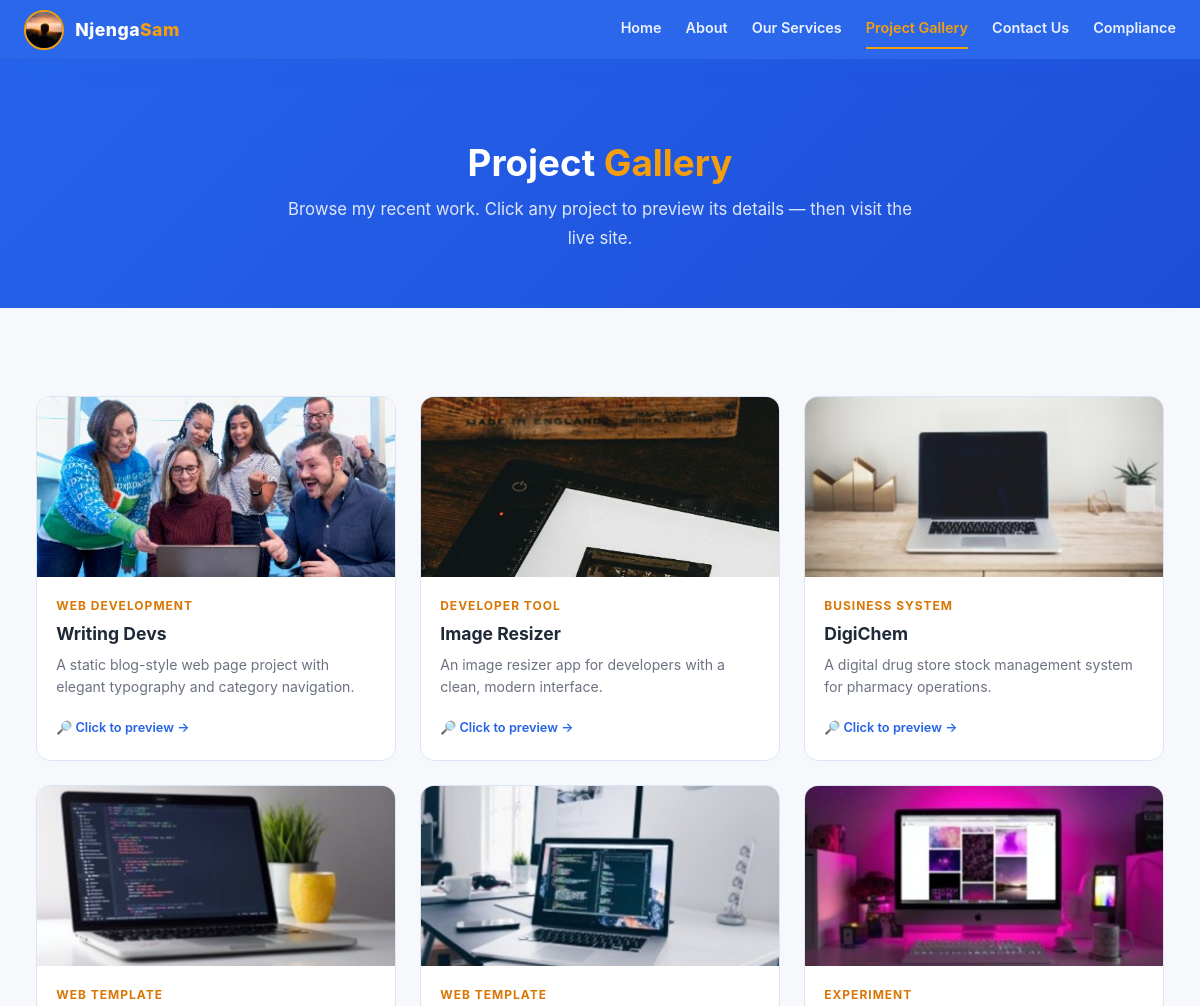
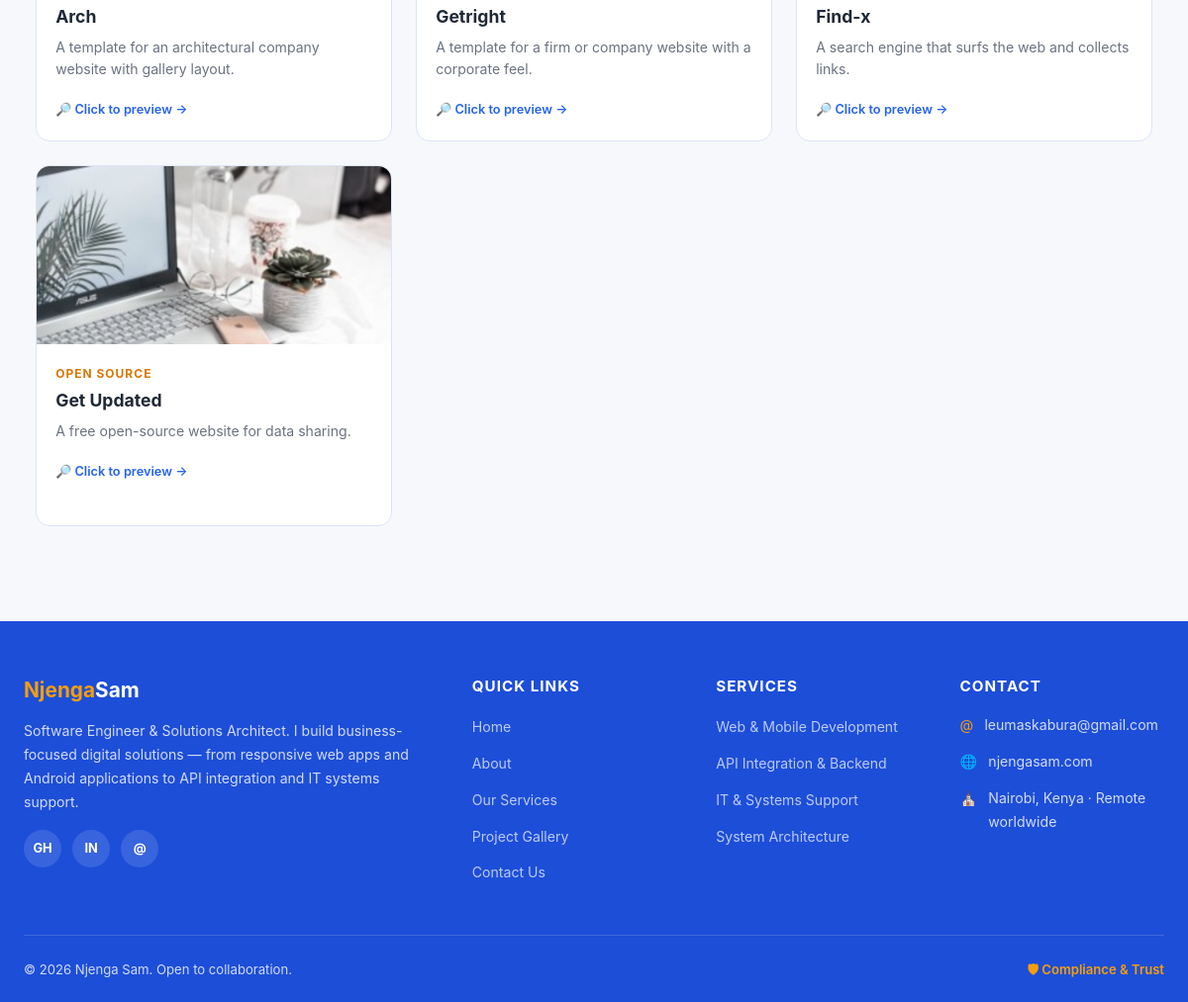
The app's page /projects.php with its own data (2 pictures, top to bottom).
### tables this page shows
CREATE TABLE IF NOT EXISTS projects (
    id INT AUTO_INCREMENT PRIMARY KEY,
    title VARCHAR(255) NOT NULL,
    slug VARCHAR(255) NOT NULL UNIQUE,
    short_desc TEXT,
    full_desc TEXT,
    image VARCHAR(255) DEFAULT NULL,
    url VARCHAR(255) DEFAULT NULL,
    category VARCHAR(100) DEFAULT 'Web Development',
    display_order INT DEFAULT 0,
    is_published TINYINT(1) DEFAULT 1,
    created_at TIMESTAMP DEFAULT CURRENT_TIMESTAMP,
    updated_at TIMESTAMP DEFAULT CURRENT_TIMESTAMP ON UPDATE CURRENT_TIMESTAMP
);

### includes/functions.php (called while the page is built, shortened)
<?php
   function h($str)
   {
       return htmlspecialchars((string)$str, ENT_QUOTES, 'UTF-8');
   }
   function truncateText($text, $length = 120)
   {
       if (strlen($text) <= $length) return $text;
       return substr($text, 0, $length) . '...';
   }
   function getProjects()
   {
       $db = getDB();
       return $db->query("SELECT * FROM projects WHERE is_published = 1 ORDER BY display_order ASC, created_at DESC")->fetchAll();
   }
   function projectImage($filename)
   {
       $base = __DIR__ . '/..';
       $filename = basename($filename);
       if (file_exists($base . '/images/' . $filename)) {
           return SITE_URL . '/images/' . $filename;
       }
       return null;
   }

### projects.php (the view, shortened to what this page needs)
<?php
require_once __DIR__ . '/includes/functions.php';
$projects = getProjects();
include __DIR__ . '/includes/header.php';
?>
<section class="p-page-banner">
    <div class="p-container">
        <h1>Project <span class="p-banner-accent">Gallery</span></h1>
        <p>Browse my recent work. Click any project to preview its details — then visit the live site.</p>
    </div>
</section>
<section class="p-section">
    <div class="p-container">
        <?php if (count($projects) > 0): ?>
        <div class="p-recent-works" style="max-width:100%;max-height:none;">
            <?php foreach ($projects as $project): ?>
            <div class="p-project-card"
                data-project-url="<?php echo SITE_URL; ?>/project.php?slug=<?php echo h($project['slug']); ?>">
                <div class="p-project-thumb">
                    <?php $imgSrc = projectImage($project['image']); ?>
                    <?php if ($imgSrc): ?>
                    <img src="<?php echo h($imgSrc); ?>" alt="<?php echo h($project['title']); ?>" loading="lazy">
                    <?php else: ?>
                    &#128187;
                    <?php endif; ?>
                </div>
                <div class="p-project-body">
                    <div class="p-project-category"><?php echo h($project['category']); ?></div>
                    <h3><?php echo h($project['title']); ?></h3>
                    <p><?php echo h(truncateText($project['short_desc'] ?? $project['full_desc'], 110)); ?></p>
                    <span class="p-project-hint">&#128270; Click to preview &rarr;</span>
                </div>
            </div>
            <?php endforeach; ?>
        </div>
        <?php else: ?>
        <div style="text-align:center;color:var(--text-muted);padding:2rem;">
            <p>No projects yet. Check back soon!</p>
        </div>
        <?php endif; ?>
    </div>
</section>
<?php include __DIR__ . '/includes/footer.php'; ?>

### includes/header.php (shortened to what this page needs)
<?php
require_once __DIR__ . '/functions.php';
$current_page = basename($_SERVER['PHP_SELF']);
?>
<!DOCTYPE html>
<html lang="en">
<head>
    <link rel="stylesheet" href="<?php echo SITE_URL; ?>/css/portfolio.css">
</head>
<body>
    <nav class="p-navbar">
        <div class="p-container">
            <a href="<?php echo SITE_URL; ?>/index.php" class="p-brand">
                <img src="<?php echo SITE_URL; ?>/images/me.jpg" alt="<?php echo SITE_NAME; ?> logo">
                <span>Njenga<span class="p-brand-accent">Sam</span></span>
            </a>
            <div class="p-nav-links">
                <a href="<?php echo SITE_URL; ?>/index.php"
                    class="<?php echo $current_page == 'index.php' ? 'active' : ''; ?>">Home</a>
                <a href="<?php echo SITE_URL; ?>/about.php"
                    class="<?php echo $current_page == 'about.php' ? 'active' : ''; ?>">About</a>
                <a href="<?php echo SITE_URL; ?>/services.php"
                    class="<?php echo $current_page == 'services.php' ? 'active' : ''; ?>">Our Services</a>
                <a href="<?php echo SITE_URL; ?>/projects.php"
                    class="<?php echo $current_page == 'projects.php' || $current_page == 'project.php' ? 'active' : ''; ?>">Project
                    Gallery</a>
                <a href="<?php echo SITE_URL; ?>/contact.php"
                    class="<?php echo $current_page == 'contact.php' ? 'active' : ''; ?>">Contact Us</a>
                <a href="<?php echo SITE_URL; ?>/compliance.php"
                    class="<?php echo $current_page == 'compliance.php' ? 'active' : ''; ?>">Compliance</a>
            </div>
        </div>
    </nav>

### includes/footer.php (shortened to what this page needs)
<footer class="p-footer">
    <div class="p-container">
        <div class="p-footer-grid">
            <div class="p-footer-about">
                <h3><span>Njenga</span>Sam</h3>
                <p>Software Engineer & Solutions Architect. I build business-focused digital solutions — from
                    responsive web apps and Android applications to API integration and IT systems support.</p>
                <div class="p-socials">
                    <a href="https://github.com/aldemas-py" target="_blank" rel="noopener noreferrer"
                        aria-label="GitHub">GH</a>
                    <a href="https://linkedin.com/in/leumaskabura" target="_blank" rel="noopener noreferrer"
                        aria-label="LinkedIn">IN</a>
                    <a href="mailto:leumaskabura@gmail.com" aria-label="Email">@</a>
                </div>
            </div>
            <div>
                <h4>Quick Links</h4>
                <ul class="p-footer-links">
                    <li><a href="<?php echo SITE_URL; ?>/index.php">Home</a></li>
                    <li><a href="<?php echo SITE_URL; ?>/about.php">About</a></li>
                    <li><a href="<?php echo SITE_URL; ?>/services.php">Our Services</a></li>
                    <li><a href="<?php echo SITE_URL; ?>/projects.php">Project Gallery</a></li>
                    <li><a href="<?php echo SITE_URL; ?>/contact.php">Contact Us</a></li>
                </ul>
            </div>
            <div>
                <h4>Services</h4>
                <ul class="p-footer-links">
                    <li><a href="<?php echo SITE_URL; ?>/services.php">Web & Mobile Development</a></li>
                    <li><a href="<?php echo SITE_URL; ?>/services.php">API Integration & Backend</a></li>
                    <li><a href="<?php echo SITE_URL; ?>/services.php">IT & Systems Support</a></li>
                    <li><a href="<?php echo SITE_URL; ?>/services.php">System Architecture</a></li>
                </ul>
            </div>
            <div>
                <h4>Contact</h4>
                <ul class="p-footer-contact">
                    <li><span class="p-icon">@</span> leumaskabura@gmail.com</li>
                    <li><span class="p-icon">&#127760;</span> njengasam.com</li>
                    <li><span class="p-icon">&#9962;</span> Nairobi, Kenya · Remote worldwide</li>
                </ul>
            </div>
        </div>
        <div class="p-footer-bottom">
            <span>&copy; <?php echo date('Y'); ?> <?php echo SITE_NAME; ?>. Open to collaboration.</span>
            <span>
                <a href="<?php echo SITE_URL; ?>/compliance.php" class="p-compliance-link">&#128737; Compliance
                    &amp; Trust</a>
            </span>
        </div>
    </div>
</footer>
</body>
</html>

### records on screen
projects: image (picture), category "WEB DEVELOPMENT", title "Writing Devs", short_desc "A static blog-style web page project with elegant typography and category navigation."
projects: image (picture), category "DEVELOPER TOOL", title "Image Resizer", short_desc "An image resizer app for developers with a clean, modern interface."
projects: image (picture), category "BUSINESS SYSTEM", title "DigiChem", short_desc "A digital drug store stock management system for pharmacy operations."
projects: image (picture), category "WEB TEMPLATE", title "Arch", short_desc "A template for an architectural company website with gallery layout."
projects: image (picture), category "WEB TEMPLATE", title "Getright", short_desc "A template for a firm or company website with a corporate feel."
projects: image (picture), category "EXPERIMENT", title "Find-x", short_desc "A search engine that surfs the web and collects links."
projects: image (picture), category "OPEN SOURCE", title "Get Updated", short_desc "A free open-source website for data sharing."

### other values on screen
SITE_NAME "Njenga Sam"
